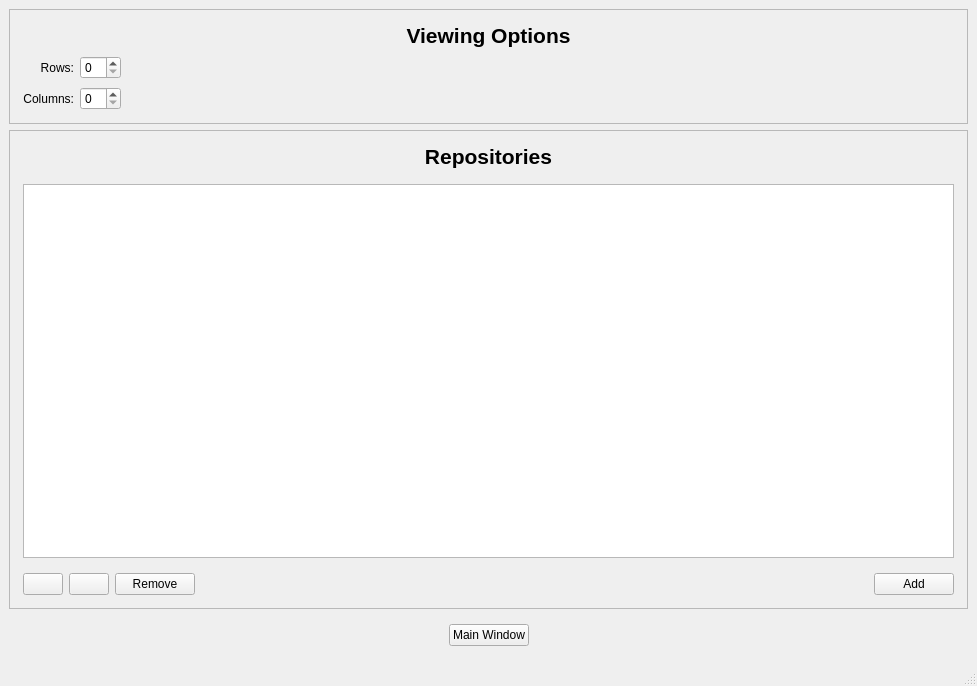
<?xml version="1.0" encoding="UTF-8"?>
<ui version="4.0">
 <class>CreateConfigWindow</class>
 <widget class="QMainWindow" name="CreateConfigWindow">
  <property name="geometry">
   <rect>
    <x>0</x>
    <y>0</y>
    <width>977</width>
    <height>686</height>
   </rect>
  </property>
  <property name="windowTitle">
   <string>Git Dashboard Configuration</string>
  </property>
  <widget class="QWidget" name="centralwidget">
   <layout class="QVBoxLayout" name="verticalLayout_4">
    <item>
     <widget class="QFrame" name="viewOptionsFrame">
      <property name="frameShape">
       <enum>QFrame::StyledPanel</enum>
      </property>
      <property name="frameShadow">
       <enum>QFrame::Raised</enum>
      </property>
      <layout class="QVBoxLayout" name="verticalLayout_3">
       <item>
        <widget class="QWidget" name="viewOptionsWidget" native="true">
         <layout class="QGridLayout" name="gridLayout">
          <property name="leftMargin">
           <number>4</number>
          </property>
          <property name="topMargin">
           <number>4</number>
          </property>
          <property name="rightMargin">
           <number>4</number>
          </property>
          <property name="bottomMargin">
           <number>4</number>
          </property>
          <property name="verticalSpacing">
           <number>8</number>
          </property>
          <item row="1" column="0">
           <widget class="QLabel" name="rowsL">
            <property name="text">
             <string>Rows:</string>
            </property>
            <property name="alignment">
             <set>Qt::AlignRight|Qt::AlignTrailing|Qt::AlignVCenter</set>
            </property>
           </widget>
          </item>
          <item row="1" column="1">
           <widget class="QSpinBox" name="rowsSpin">
            <property name="maximum">
             <number>32</number>
            </property>
           </widget>
          </item>
          <item row="1" column="2">
           <spacer name="horizontalSpacer">
            <property name="orientation">
             <enum>Qt::Horizontal</enum>
            </property>
            <property name="sizeHint" stdset="0">
             <size>
              <width>831</width>
              <height>20</height>
             </size>
            </property>
           </spacer>
          </item>
          <item row="2" column="0">
           <widget class="QLabel" name="columnsL">
            <property name="text">
             <string>Columns:</string>
            </property>
            <property name="alignment">
             <set>Qt::AlignRight|Qt::AlignTrailing|Qt::AlignVCenter</set>
            </property>
           </widget>
          </item>
          <item row="2" column="1">
           <widget class="QSpinBox" name="columnsSpin">
            <property name="maximum">
             <number>32</number>
            </property>
           </widget>
          </item>
          <item row="0" column="0" colspan="3">
           <widget class="QLabel" name="label">
            <property name="font">
             <font>
              <pointsize>16</pointsize>
              <weight>75</weight>
              <bold>true</bold>
             </font>
            </property>
            <property name="text">
             <string>Viewing Options</string>
            </property>
            <property name="alignment">
             <set>Qt::AlignCenter</set>
            </property>
           </widget>
          </item>
         </layout>
        </widget>
       </item>
      </layout>
     </widget>
    </item>
    <item>
     <widget class="QFrame" name="repositoriesFrame">
      <property name="frameShape">
       <enum>QFrame::StyledPanel</enum>
      </property>
      <property name="frameShadow">
       <enum>QFrame::Raised</enum>
      </property>
      <layout class="QVBoxLayout" name="verticalLayout_2">
       <item>
        <widget class="QWidget" name="repositoriesContainer" native="true">
         <layout class="QVBoxLayout" name="verticalLayout">
          <property name="spacing">
           <number>15</number>
          </property>
          <property name="leftMargin">
           <number>4</number>
          </property>
          <property name="topMargin">
           <number>4</number>
          </property>
          <property name="rightMargin">
           <number>4</number>
          </property>
          <property name="bottomMargin">
           <number>4</number>
          </property>
          <item>
           <widget class="QLabel" name="repositoriesL">
            <property name="font">
             <font>
              <pointsize>16</pointsize>
              <weight>75</weight>
              <bold>true</bold>
             </font>
            </property>
            <property name="text">
             <string>Repositories</string>
            </property>
            <property name="alignment">
             <set>Qt::AlignCenter</set>
            </property>
           </widget>
          </item>
          <item>
           <widget class="QTableView" name="repositoriesTable">
            <property name="selectionBehavior">
             <enum>QAbstractItemView::SelectRows</enum>
            </property>
            <attribute name="verticalHeaderVisible">
             <bool>false</bool>
            </attribute>
           </widget>
          </item>
          <item>
           <widget class="QWidget" name="repoButtonsWidget" native="true">
            <layout class="QHBoxLayout" name="horizontalLayout_2">
             <property name="leftMargin">
              <number>0</number>
             </property>
             <property name="topMargin">
              <number>0</number>
             </property>
             <property name="rightMargin">
              <number>0</number>
             </property>
             <property name="bottomMargin">
              <number>0</number>
             </property>
             <item>
              <widget class="QPushButton" name="upPB">
               <property name="text">
                <string/>
               </property>
               <property name="icon">
                <iconset>
                 <normalon>:/Image/UpArrow.iconset/icon_128x128.png</normalon>
                </iconset>
               </property>
               <property name="iconSize">
                <size>
                 <width>32</width>
                 <height>32</height>
                </size>
               </property>
              </widget>
             </item>
             <item>
              <widget class="QPushButton" name="downPB">
               <property name="text">
                <string/>
               </property>
               <property name="icon">
                <iconset>
                 <normalon>:/Image/DownArrow.iconset/icon_128x128.png</normalon>
                </iconset>
               </property>
               <property name="iconSize">
                <size>
                 <width>32</width>
                 <height>32</height>
                </size>
               </property>
              </widget>
             </item>
             <item>
              <widget class="QPushButton" name="removePB">
               <property name="text">
                <string>Remove</string>
               </property>
              </widget>
             </item>
             <item>
              <spacer name="addRepoSpacer">
               <property name="orientation">
                <enum>Qt::Horizontal</enum>
               </property>
               <property name="sizeHint" stdset="0">
                <size>
                 <width>841</width>
                 <height>20</height>
                </size>
               </property>
              </spacer>
             </item>
             <item>
              <widget class="QPushButton" name="addRepoPB">
               <property name="text">
                <string>Add</string>
               </property>
              </widget>
             </item>
            </layout>
           </widget>
          </item>
         </layout>
        </widget>
       </item>
      </layout>
     </widget>
    </item>
    <item>
     <widget class="QWidget" name="buttonsWidget" native="true">
      <layout class="QHBoxLayout" name="horizontalLayout">
       <item>
        <spacer name="horizontalSpacer_2">
         <property name="orientation">
          <enum>Qt::Horizontal</enum>
         </property>
         <property name="sizeHint" stdset="0">
          <size>
           <width>400</width>
           <height>20</height>
          </size>
         </property>
        </spacer>
       </item>
       <item>
        <widget class="QPushButton" name="mainWindowPB">
         <property name="text">
          <string>Main Window</string>
         </property>
        </widget>
       </item>
       <item>
        <spacer name="horizontalSpacer_3">
         <property name="orientation">
          <enum>Qt::Horizontal</enum>
         </property>
         <property name="sizeHint" stdset="0">
          <size>
           <width>400</width>
           <height>20</height>
          </size>
         </property>
        </spacer>
       </item>
      </layout>
     </widget>
    </item>
   </layout>
  </widget>
  <widget class="QMenuBar" name="menubar">
   <property name="geometry">
    <rect>
     <x>0</x>
     <y>0</y>
     <width>977</width>
     <height>22</height>
    </rect>
   </property>
  </widget>
  <widget class="QStatusBar" name="statusbar"/>
 </widget>
 <resources/>
 <connections/>
</ui>
